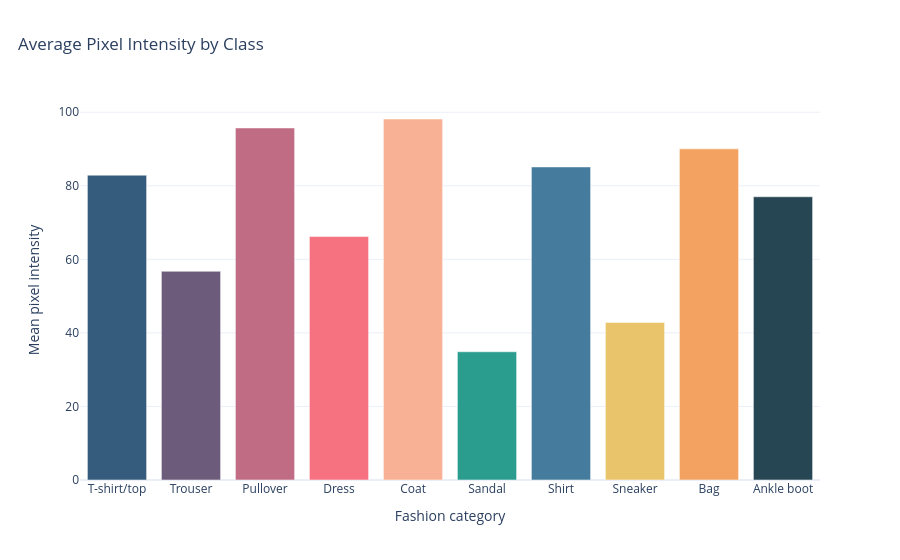

The notebook cell saved with this chart:
### Code cell
# Plotly: interactive class-level brightness comparison.
fig = px.bar(
    brightness_df, x="class_name", y="mean_pixel_intensity", color="class_name",
    color_discrete_sequence=PALETTE, title="Average Pixel Intensity by Class",
    labels={"class_name": "Fashion category", "mean_pixel_intensity": "Mean pixel intensity"},
)
fig.update_layout(showlegend=False, template="plotly_white", title_x=0.02)
save_plotly(fig, "07_mean_intensity_by_class_interactive.html")
fig.show()

### Figure 1 — Plotly figure (JSON) as saved in the notebook; plotly's stock layout.template omitted (floating-point values rounded to 4 significant figures)
{"data": [{"hovertemplate": "Fashion category=%{x}<br>Mean pixel intensity=%{y}<extra></extra>", "legendgroup": "T-shirt/top", "marker": {"color": "#355C7D", "pattern": {"shape": ""}}, "name": "T-shirt/top", "orientation": "v", "showlegend": true, "textposition": "auto", "type": "bar", "x": ["T-shirt/top"], "xaxis": "x", "y": [82.88], "yaxis": "y"}, {"hovertemplate": "Fashion category=%{x}<br>Mean pixel intensity=%{y}<extra></extra>", "legendgroup": "Trouser", "marker": {"color": "#6C5B7B", "pattern": {"shape": ""}}, "name": "Trouser", "orientation": "v", "showlegend": true, "textposition": "auto", "type": "bar", "x": ["Trouser"], "xaxis": "x", "y": [56.75], "yaxis": "y"}, {"hovertemplate": "Fashion category=%{x}<br>Mean pixel intensity=%{y}<extra></extra>", "legendgroup": "Pullover", "marker": {"color": "#C06C84", "pattern": {"shape": ""}}, "name": "Pullover", "orientation": "v", "showlegend": true, "textposition": "auto", "type": "bar", "x": ["Pullover"], "xaxis": "x", "y": [95.72], "yaxis": "y"}, {"hovertemplate": "Fashion category=%{x}<br>Mean pixel intensity=%{y}<extra></extra>", "legendgroup": "Dress", "marker": {"color": "#F67280", "pattern": {"shape": ""}}, "name": "Dress", "orientation": "v", "showlegend": true, "textposition": "auto", "type": "bar", "x": ["Dress"], "xaxis": "x", "y": [66.2], "yaxis": "y"}, {"hovertemplate": "Fashion category=%{x}<br>Mean pixel intensity=%{y}<extra></extra>", "legendgroup": "Coat", "marker": {"color": "#F8B195", "pattern": {"shape": ""}}, "name": "Coat", "orientation": "v", "showlegend": true, "textposition": "auto", "type": "bar", "x": ["Coat"], "xaxis": "x", "y": [98.16], "yaxis": "y"}, {"hovertemplate": "Fashion category=%{x}<br>Mean pixel intensity=%{y}<extra></extra>", "legendgroup": "Sandal", "marker": {"color": "#2A9D8F", "pattern": {"shape": ""}}, "name": "Sandal", "orientation": "v", "showlegend": true, "textposition": "auto", "type": "bar", "x": ["Sandal"], "xaxis": "x", "y": [34.87], "yaxis": "y"}, {"hovertemplate": "Fashion category=%{x}<br>Mean pixel intensity=%{y}<extra></extra>", "legendgroup": "Shirt", "marker": {"color": "#457B9D", "pattern": {"shape": ""}}, "name": "Shirt", "orientation": "v", "showlegend": true, "textposition": "auto", "type": "bar", "x": ["Shirt"], "xaxis": "x", "y": [85.12], "yaxis": "y"}, {"hovertemplate": "Fashion category=%{x}<br>Mean pixel intensity=%{y}<extra></extra>", "legendgroup": "Sneaker", "marker": {"color": "#E9C46A", "pattern": {"shape": ""}}, "name": "Sneaker", "orientation": "v", "showlegend": true, "textposition": "auto", "type": "bar", "x": ["Sneaker"], "xaxis": "x", "y": [42.84], "yaxis": "y"}, {"hovertemplate": "Fashion category=%{x}<br>Mean pixel intensity=%{y}<extra></extra>", "legendgroup": "Bag", "marker": {"color": "#F4A261", "pattern": {"shape": ""}}, "name": "Bag", "orientation": "v", "showlegend": true, "textposition": "auto", "type": "bar", "x": ["Bag"], "xaxis": "x", "y": [90.04], "yaxis": "y"}, {"hovertemplate": "Fashion category=%{x}<br>Mean pixel intensity=%{y}<extra></extra>", "legendgroup": "Ankle boot", "marker": {"color": "#264653", "pattern": {"shape": ""}}, "name": "Ankle boot", "orientation": "v", "showlegend": true, "textposition": "auto", "type": "bar", "x": ["Ankle boot"], "xaxis": "x", "y": [77.01], "yaxis": "y"}], "layout": {"barmode": "relative", "legend": {"title": {"text": "Fashion category"}, "tracegroupgap": 0}, "showlegend": false, "title": {"text": "Average Pixel Intensity by Class", "x": 0.02}, "xaxis": {"anchor": "y", "categoryarray": ["T-shirt/top", "Trouser", "Pullover", "Dress", "Coat", "Sandal", "Shirt", "Sneaker", "Bag", "Ankle boot"], "categoryorder": "array", "domain": [0, 1], "title": {"text": "Fashion category"}}, "yaxis": {"anchor": "x", "domain": [0, 1], "title": {"text": "Mean pixel intensity"}}}}
